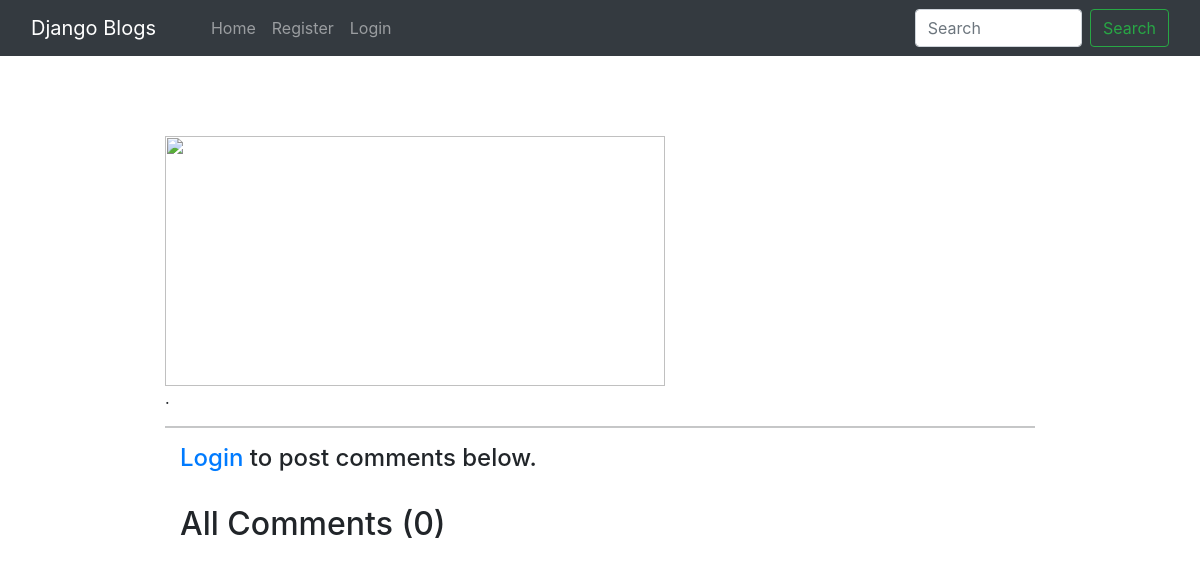
Before: /blog/boombaam/ with the older database file.
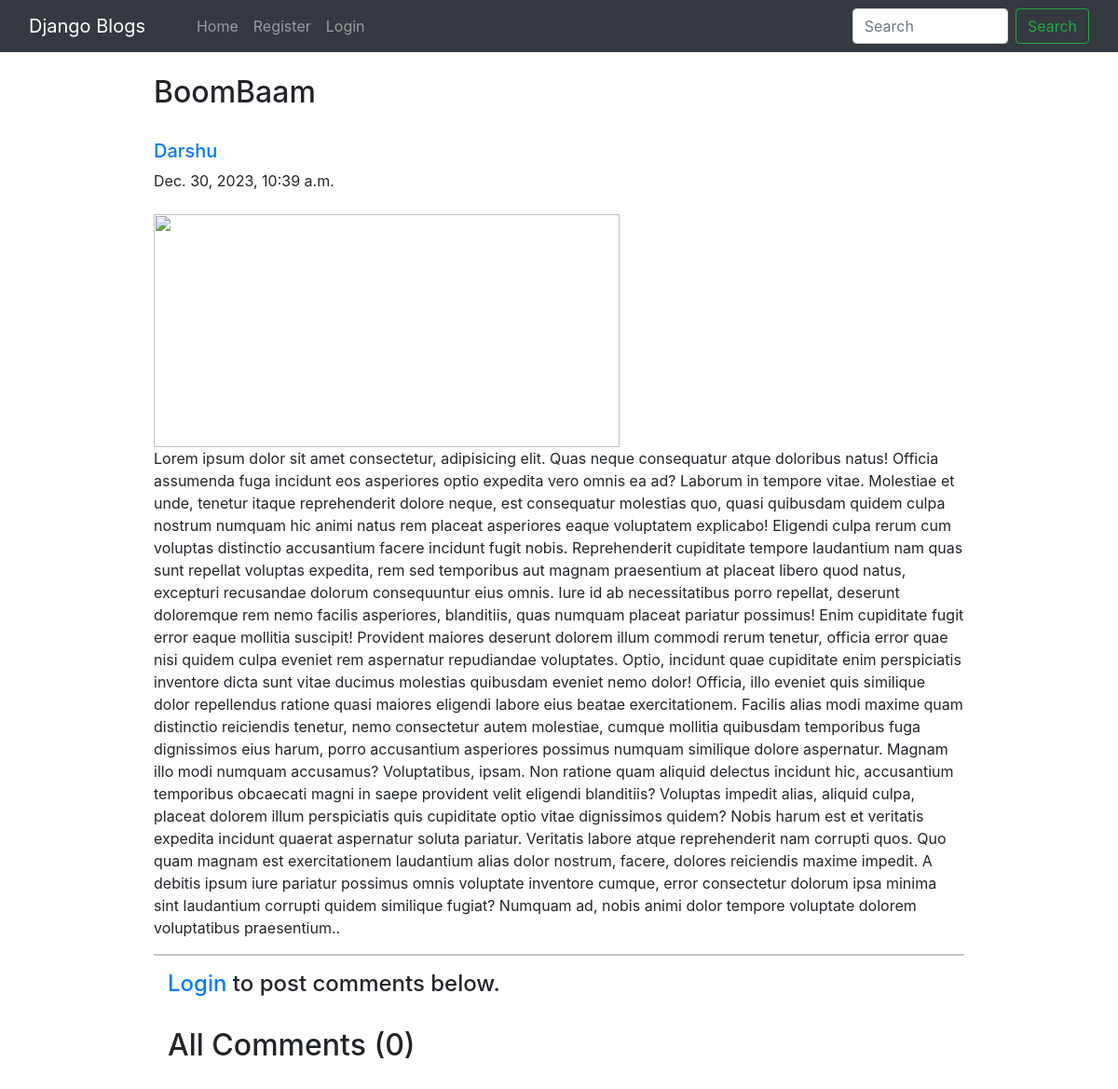
After: the same page with the newer database file.
### blogapp/models.py (models this page shows, shortened)
class BlogPost(models.Model):
    title=models.CharField(max_length=200)
    author=models.ForeignKey(User,on_delete=models.CASCADE)
    slug=models.CharField(max_length=130)
    content=models.TextField()
    image=models.ImageField(upload_to='profile_pics',blank=True,null=True)
    datetime=models.DateTimeField(auto_now_add=True)

### blogapp/views.py (the view)
# urls.py: path("blog/<str:slug>/", views.blogs_comments, name="blogs_comments"),
def blogs_comments(request, slug):
    post = BlogPost.objects.filter(slug=slug).first()
    comments = Comments.objects.filter(blog=post)
    if request.method=="POST":
        user = request.user
        content = request.POST.get('content','')
        blog_id =request.POST.get('blog_id','')
        comment = Comments(user = user, content = content, blog=post)
        comment.save()
    return render(request, "blogapp/blog_comments.html", {'post':post, 'comments':comments})

### blogapp/templates/blogapp/blog_comments.html (shortened to what this page needs)
{% extends 'blogapp/base.html' %}
{% block content %}
{% load humanize %}
<div class="container w-75 my-4">
    <h2 class="blog-post-title">{{post.title}}</h2>
    <br>
    <div class="media">
        <div class="media-body">
            <h5 class="mt-0"><a href="/user_profile/{{post.author.id}}/">{{post.author}}
                </a></h5>
            {{post.datetime}}
        </div>
    </div>
    <br>
    <img src="/media/{{post.image}}" alt="" height="250px" width="500px">
    <br>
    <p>{{post.content}}.</p>
    <hr>
    {% if user.is_authenticated %}
    <div class="container">
        <h2>Add Comments Here</h2>
        <form action="/blog/{{post.slug}}/" method="POST"> {% csrf_token %}
            <div class="form-floating">
                <textarea class="form-control" placeholder="Leave a comment here" id="floatingTextarea2"
                    style="height: 100px" id="content" name="content"></textarea>
                <label for="floatingTextarea2">Leave a comment here.</label>
                <br>
                <button type="submit" class="btn btn-primary">Comment</button>
            </div>
        </form>
        {% else %}
        <div class="container">
            <h4><a href="/login/">Login</a> to post comments below.</h4>
            {% endif %}
            <br>
            <h2>All Comments ({{comments.count}})</h2>
            <br>
        </div>
    </div>
    {% endblock content %}

### blogapp/templates/blogapp/base.html (shortened to what this page needs)
<!DOCTYPE html>
<html lang="en">
<head>
    <link href="//maxcdn.bootstrapcdn.com/bootstrap/4.1.1/css/bootstrap.min.css" rel="stylesheet" id="bootstrap-css">
    <link href="https://cdn.jsdelivr.net/npm/bootstrap@5.0.2/dist/css/bootstrap.min.css" rel="stylesheet"
>
    <link rel="stylesheet" href="https://maxcdn.bootstrapcdn.com/bootstrap/4.0.0/css/bootstrap.min.css"
>
</head>
<body>
    <div class="navbar_container">
        <nav class="navbar navbar-expand-lg navbar-dark bg-dark">
            <div class="container-fluid">
                <a class="navbar-brand" href="#">Django Blogs</a>
                <div class="collapse navbar-collapse" id="navbarSupportedContent">
                    <div class="container mx-3">
                        <ul class="navbar-nav me-auto mb-2 mb-lg-0">
                            <li class="nav-item">
                                <a class="nav-link {% block homeactive %} {% endblock homeactive %}" aria-current="page"
                                    href="/">Home</a>
                            </li>
                            {% if user.is_authenticated %}
                            <li class="nav-item">
                                <a class="nav-link {% block add_blogs_active %} {% endblock add_blogs_active %}"
                                    href="/add_blogs/">Add Blogs</a>
                            </li>
                            <li class="nav-item">
                                <a class="nav-link active" href="#">Hello {{request.user}}</a>
                            </li>
                            <li class="nav-item">
                                <a class="nav-link {% block profileactive %} {% endblock profileactive %}"
                                    href="/profile_page/">Profile</a>
                            </li>
                            <li class="nav-item">
                                <a class="nav-link" href="/logout/">Logout</a>
                            </li>
                            {% else %}
                            <li class="nav-item">
                                <a class="nav-link {% block registeractive %} {% endblock registeractive %}"
                                    href="/register/">Register</a>
                            </li>
                            <li class="nav-item">
                                <a class="nav-link {% block loginactive %} {% endblock loginactive %}"
                                    href="/login/">Login</a>
                            </li>
                            {% endif %}
                        </ul>
                    </div>
                    <form class="d-flex">
                        <input class="form-control me-2" type="search" placeholder="Search" aria-label="Search">
                        <button class="btn btn-outline-success" type="submit">Search</button>
                    </form>
                </div>
            </div>
        </nav>
    </div>
    {% block content %}{% endblock content %}
</body>
</html>

Changed rows visible on the page:
added BlogPost: title "BoomBaam", author "Darshu", datetime "Dec. 30, 2023, 10:39 a.m.", content "Lorem ipsum dolor sit amet consectetur, adipisicing elit. Quas neque consequatur atque doloribus natus! Officia assumenda fuga incidunt eos asperiores optio expedita vero omnis ea ad? Laborum in tempore vitae. Molestiae et unde, tenetur itaque reprehenderit dolore neque, est consequatur molestias quo, quasi quibusdam quidem culpa nostrum numquam hic animi natus rem placeat asperiores eaque voluptatem explicabo! Eligendi culpa rerum cum voluptas distinctio accusantium facere incidunt fugit nobis. Reprehenderit cupiditate tempore laudantium nam quas sunt repellat voluptas expedita, rem sed temporibus aut magnam praesentium at placeat libero quod natus, excepturi recusandae dolorum…"
